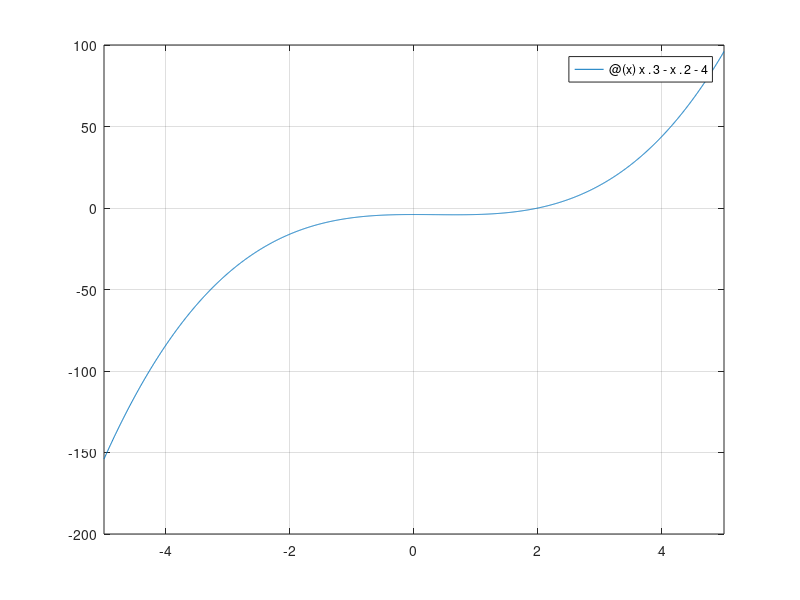
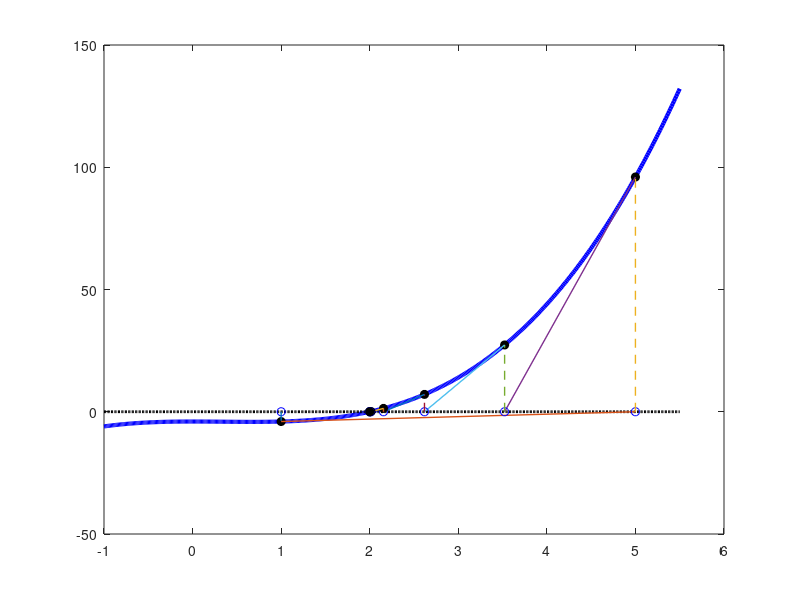

The MATLAB script that drew these images, in order:

%f = @(x)   4.*exp(-(x-1).^2)+exp(-4.*x.^2)-sin(x); % f(x)   FILL IN
%f_prime 
f = @(x) x.^3 -x.^2 -4; % derivative of f(x)   FILL IN
f_prime= @(x) 3.*x.^2 -2.*x;
x0 = 1; % initial guess, chosen based on a plot....

% first, plot f(x)
figure(1);  
fplot(f); % this is another way to plot simple functions
grid on
% can either zoom and pan using the GUI figure tools, and/or, 
%xlim([-4 4]); % put two numbers in here to set x limits
% ylim([  ]); % put two numbers in here to set y limits


% now, Newton's Method

N = 1E6;  tol = 1E-6;
clear x % prevents confusing issues if you rerun code many times and x already exists from previous run

x(1) = x0;

for i = 2:N % we already have x(1) as the initial guess
    x(i) = x(i-1) -  f(x(i-1))./f_prime(x(i-1)); % FILL IN, plugging x(i-1) into your f and f_prime functions
    if abs( ( x(i) - x(i-1) )  ) < tol
        break
    end

end

x % super lazy way to see results - just plot the list of consecutive approximations of the root



% plot the iterations (no need to modify this)
figure(2); clf
x_vec = linspace(min(-1, 0.9*min(x)),max(4,1.1*max(x)),500); % my attempt at choosing decent x limits for this problem

plot(x_vec,f(x_vec),'b','linewidth',3);
hold on
plot(x_vec,zeros(size(x_vec)),':k','linewidth',2);

for i = 1:length(x)-1
    plot(x(i),0,'bo');    hold on  % circle marker on x axis
    %      pause
    plot(x(i),f(x(i)),'ko','markerfacecolor','k'); % filled circle on curve

    plot(repmat(x(i),1,2),[0, f(x(i))],'--','linewidth',1); % vertical line between two circles
    %      pause
    plot([x(i),x(i+1)],[f(x(i)), 0], '-','linewidth',1); % tangent line intersecting x axis
    % purposely don't hold off, so we just keep adding to the plot in the loop
end
